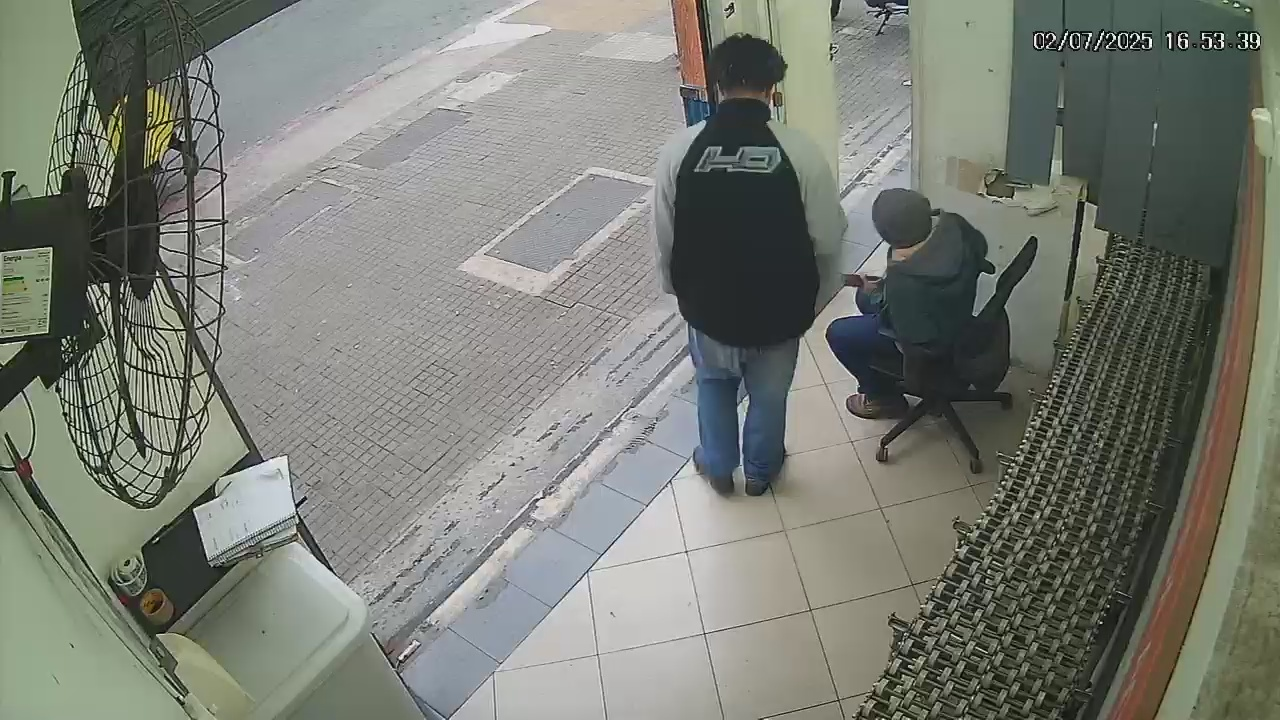
#> input picture photos/01976bb6-7ef2-71c3-9950-3ed41e504f94_2025-07-02_16-53-41-651590_frame_s0000_20250705_122753.jpg, 1280 x 720 px
$ python roi_creator.py
#> lines starting #> are read from the running program, lines starting #| are printed output that depends on the picture
#> the answer given: ../photos/01976bb6-7ef2-71c3-9950-3ed41e504f94_2025-07-02_16-53-41-651590_frame_s0000_20250705_122753.jpg
import cv2
import numpy as np
from PIL import Image
import pickle
import os
from pathlib import Path

class SimpleROICreator:
    """Ferramenta simples para criar e salvar ROI"""

    # [204 lines left out: functions __init__, mouse_callback, draw_final_roi, create_roi, reset_roi, show_instructions and 1 more, not called in this run]


class MultiROICreator:
    """Criador de múltiplas ROIs (polígonos) em uma imagem"""

    def __init__(self):
        self.drawing = False
        self.current_polygon = []
        self.completed_polygons = []
        self.temp_points = []
        self.image = None
        self.original_image = None
        self.window_name = "Criar Múltiplas ROIs"
        self.scale_factor = 1.0
        self.colors = [
            (0, 255, 0),    # Verde
            (255, 0, 0),    # Azul
            (0, 0, 255),    # Vermelho
            (255, 255, 0),  # Ciano
            (255, 0, 255),  # Magenta
            (0, 255, 255),  # Amarelo
            (128, 0, 128),  # Roxo
            (255, 165, 0),  # Laranja
        ]

    # [27 lines left out: function mouse_callback, not called in this run]

    def get_color(self, polygon_index):
        """Retorna cor para o polígono baseado no índice"""
        return self.colors[polygon_index % len(self.colors)]

    def redraw_image(self):
        """Redesenha a imagem com todos os polígonos"""
        self.image = self.original_image.copy()

        # Desenha polígonos completos
        for i, polygon in enumerate(self.completed_polygons):
            color = self.get_color(i)

            # Preenche polígono com transparência
            overlay = self.image.copy()
            cv2.fillPoly(overlay, [np.array(polygon)], color)
            self.image = cv2.addWeighted(self.image, 0.8, overlay, 0.2, 0)

            # Contorno
            cv2.polylines(self.image, [np.array(polygon)], True, color, 3)

            # Pontos numerados
            for j, point in enumerate(polygon):
                cv2.circle(self.image, point, 6, color, -1)
                cv2.putText(self.image, f"{i+1}.{j+1}",
                           (point[0]+10, point[1]-10),
                           cv2.FONT_HERSHEY_SIMPLEX, 0.4, (255, 255, 255), 1)

            # Label do polígono
            if polygon:
                center = np.mean(polygon, axis=0).astype(int)
                cv2.putText(self.image, f"ROI {i+1}",
                           (center[0]-20, center[1]),
                           cv2.FONT_HERSHEY_SIMPLEX, 0.7, color, 2)

        # Desenha polígono atual em construção
        if len(self.current_polygon) > 0:
            color = self.get_color(len(self.completed_polygons))

            # Pontos
            for j, point in enumerate(self.current_polygon):
                cv2.circle(self.image, point, 6, color, -1)
                cv2.putText(self.image, str(j+1),
                           (point[0]+10, point[1]-10),
                           cv2.FONT_HERSHEY_SIMPLEX, 0.4, (255, 255, 255), 1)

            # Linhas
            if len(self.current_polygon) > 1:
                for j in range(len(self.current_polygon) - 1):
                    cv2.line(self.image, self.current_polygon[j], self.current_polygon[j + 1], color, 2)

        # Info no topo
        info_text = f"Polígonos: {len(self.completed_polygons)} | Atual: {len(self.current_polygon)} pontos"
        cv2.putText(self.image, info_text, (10, 25),
                   cv2.FONT_HERSHEY_SIMPLEX, 0.6, (255, 255, 255), 2)

        cv2.imshow(self.window_name, self.image)

    def create_multiple_rois(self, image_path, roi_save_path=None):
        """Interface principal para criar múltiplas ROIs"""

        # Carrega imagem
        if isinstance(image_path, str):
            image_path = Path(image_path)

        self.original_image = cv2.imread(str(image_path))
#> self.original_image is the input picture: shape (720, 1280, 3); mean B, G, R 116.6, 125.2, 121.7
        if self.original_image is None:
            try:
                pil_image = Image.open(image_path)
                self.original_image = cv2.cvtColor(np.array(pil_image), cv2.COLOR_RGB2BGR)
            except Exception as e:
                print(f"❌ Erro ao carregar imagem: {e}")
                return None

        # Redimensiona se necessário
        height, width = self.original_image.shape[:2]
#> height = 720; width = 1280
        self.scale_factor = 1.0
        max_dim = 1200

        if max(height, width) > max_dim:
            self.scale_factor = max_dim / max(height, width)
#> self.scale_factor = 0.938
            new_width = int(width * self.scale_factor)
#> new_width = 1200
            new_height = int(height * self.scale_factor)
#> new_height = 675
            self.original_image = cv2.resize(self.original_image, (new_width, new_height))
#> self.original_image: shape (675, 1200, 3)
            print(f"📏 Imagem redimensionada para: {new_width}x{new_height}")
#| 📏 Imagem redimensionada para: 1200x675

        self.image = self.original_image.copy()

        # Configura janela
        cv2.namedWindow(self.window_name, cv2.WINDOW_AUTOSIZE)
        cv2.setMouseCallback(self.window_name, self.mouse_callback)

        # Mostra instruções
        self.show_instructions()
        self.redraw_image()
#> in redraw_image, `cv2.putText(self.image, info_text, (10, 25), cv2.FONT_HERSHEY_SIMPLEX,..`:
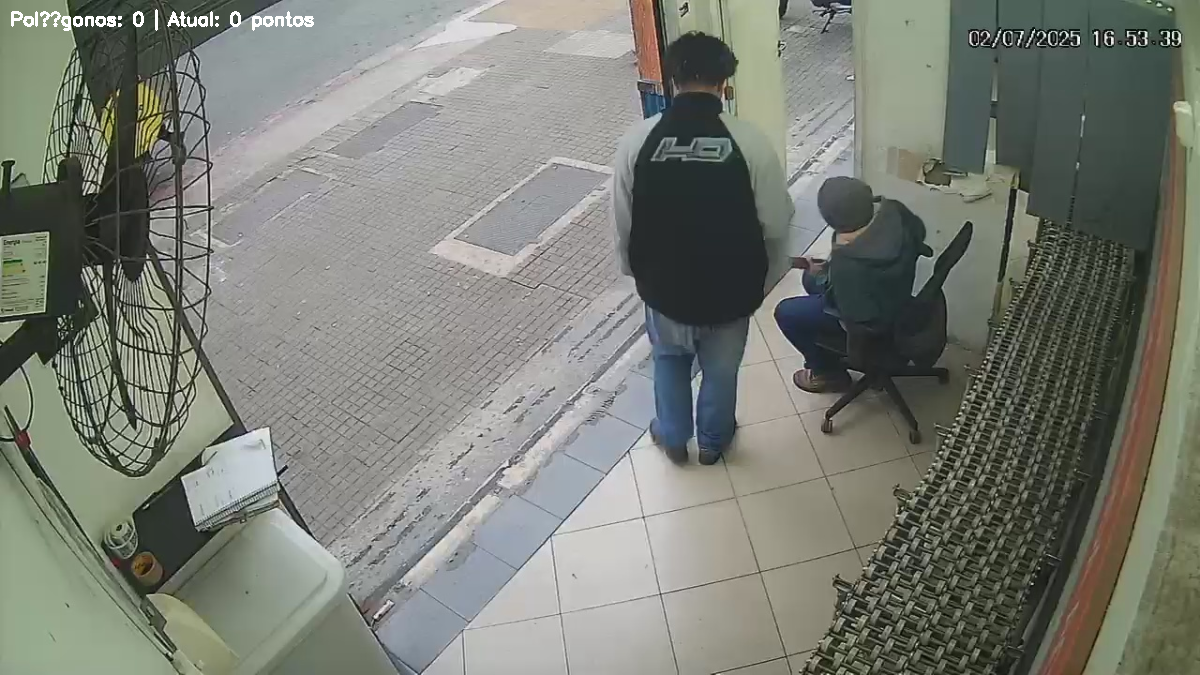
#> self.image: shape (675, 1200, 3); mean B, G, R 116.9, 125.4, 121.9

        # Loop principal
        while True:
            key = cv2.waitKey(1) & 0xFF
#> (key Esc is pressed here)

            if key == 13:  # Enter - Salvar
                if len(self.completed_polygons) > 0:
                    # Ajusta coordenadas se imagem foi redimensionada
                    final_rois = []
                    for polygon in self.completed_polygons:
                        if self.scale_factor != 1.0:
                            adjusted_polygon = [(int(x/self.scale_factor), int(y/self.scale_factor))
                                              for x, y in polygon]
                        else:
                            adjusted_polygon = polygon
                        final_rois.append(adjusted_polygon)

                    # Salva ROIs
                    if roi_save_path:
                        self.save_multiple_rois(final_rois, roi_save_path)

                    cv2.destroyAllWindows()
                    return final_rois
                else:
                    print("❌ Crie pelo menos um polígono!")

            elif key == 27:  # Esc - Cancelar
                print("❌ Criação de ROIs cancelada")
                cv2.destroyAllWindows()
                return None

            elif key == ord('r'):  # R - Reset tudo
                self.reset_all()

            elif key == ord('u'):  # U - Desfazer último polígono
                self.undo_last_polygon()

            elif key == ord('n'):  # N - Novo polígono
                self.start_new_polygon()

            elif key == ord('h'):  # H - Help
                self.show_instructions()

        cv2.destroyAllWindows()
        return None

    # [28 lines left out: functions reset_all, undo_last_polygon, start_new_polygon, not called in this run]

    def show_instructions(self):
        """Mostra instruções de uso"""
        print("\n" + "="*70)
        print("🎯 CRIADOR DE MÚLTIPLAS ROIs")
        print("="*70)
        print("CONTROLES:")
        print("• Clique ESQUERDO: Adicionar ponto ao polígono atual")
        print("• Clique DIREITO: Finalizar polígono atual")
        print("• 'N': Iniciar novo polígono (finaliza o atual se tiver 3+ pontos)")
        print("• 'R': Resetar todos os polígonos")
        print("• 'U': Desfazer último polígono completo")
        print("• 'Enter': Salvar todas as ROIs e sair")
        print("• 'Esc': Cancelar")
        print("• 'H': Mostrar esta ajuda")
        print("="*70)
        print("DICA: Cada polígono terá uma cor diferente!")
        print("="*70)

    # [32 lines left out: function save_multiple_rois, not called in this run]


def main():
    """Função principal para testar o criador de ROI"""

    # Configurações
    IMAGE_PATH = input("Digite o caminho da imagem (ou Enter para usar padrão): ").strip()
    if not IMAGE_PATH:
        IMAGE_PATH = r"D:\Sentric\MercadoLivre\dataset3.0\sentricml\img\sample.webp"

    ROI_SAVE_PATH = r"D:\Sentric\MercadoLivre\dataset3.0\sentricml\multiple_rois"

    # Verifica se a imagem existe
    if not os.path.exists(IMAGE_PATH):
        print(f"❌ Imagem não encontrada: {IMAGE_PATH}")
        return

    # Cria o criador de ROI
    roi_creator = MultiROICreator()

    # Cria as ROIs
    rois = roi_creator.create_multiple_rois(IMAGE_PATH, ROI_SAVE_PATH)

    if rois:
        print(f"\n✅ {len(rois)} ROIs criadas com sucesso!")
        for i, roi in enumerate(rois):
            print(f"   ROI {i+1}: {len(roi)} pontos")
    else:
        print("\n❌ Nenhuma ROI foi criada")


if __name__ == "__main__":
    main()
